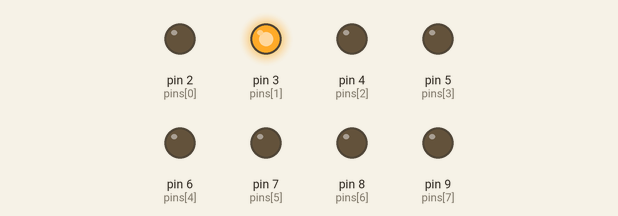
Bench run of a sketch on a simulated Arduino Uno, built with avr-gcc and run on an emulated ATmega328P. On the bench: output pins drawn as LEDs (lit = HIGH).

Above: at 0.05 s.
At 0.35 s:
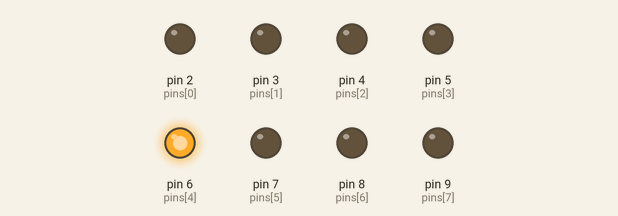
At 0.75 s:
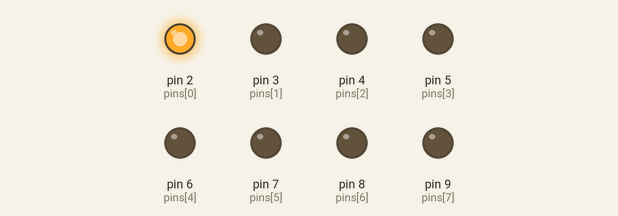
At 1.45 s:
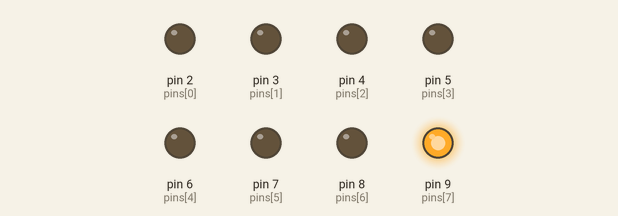
At 2.15 s:
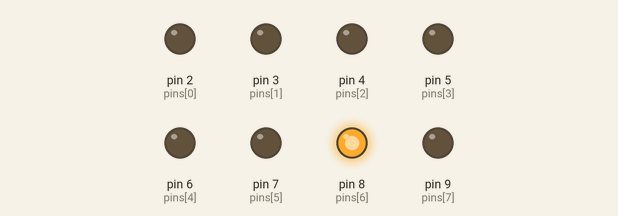
At 2.85 s:
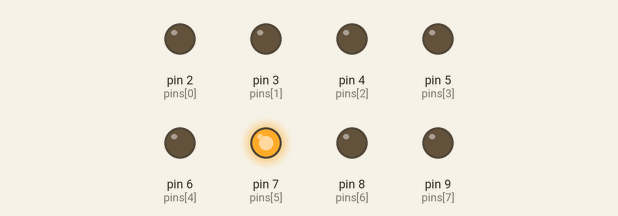
Timing chart, 0 to 3.1 s (numbered marks = the images above):
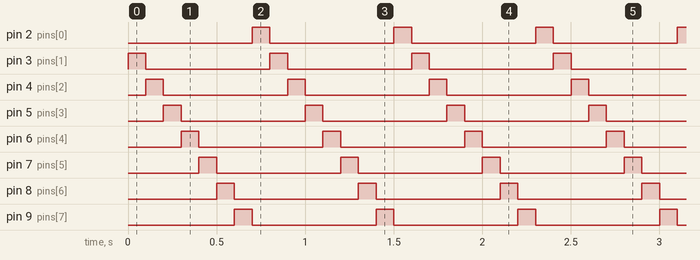

The sketch:

led.ino
```cpp
int pins[] = {2,3,4,5,6,7,8,9};

int current = 0;
int dir = 1;

void setup() {
  int i;
  for(i=0; i<8; i++) pinMode(pins[i], OUTPUT);
  for(i=0; i<8; i++) digitalWrite(pins[i], LOW);
  digitalWrite(pins[current], HIGH);
  attachInterrupt(2, h1, FALLING);

}

void loop() {
  digitalWrite(pins[current], LOW);
  current = (current+dir+8)%8;
  digitalWrite(pins[current], HIGH);
  delay(100);
}

void h1() {
  dir = -dir;
}
```

Measured:
- by itself, pin 2 (pins[0]), pin 3 (pins[1]), pin 4 (pins[2]), pin 5 (pins[3]), pin 6 (pins[4]), pin 7 (pins[5]), pin 8 (pins[6]), pin 9 (pins[7]): alternates HIGH for 0.10 s and LOW for 0.70 s
- by itself, everything shown: repeats every 0.80 s, in 8 steps
